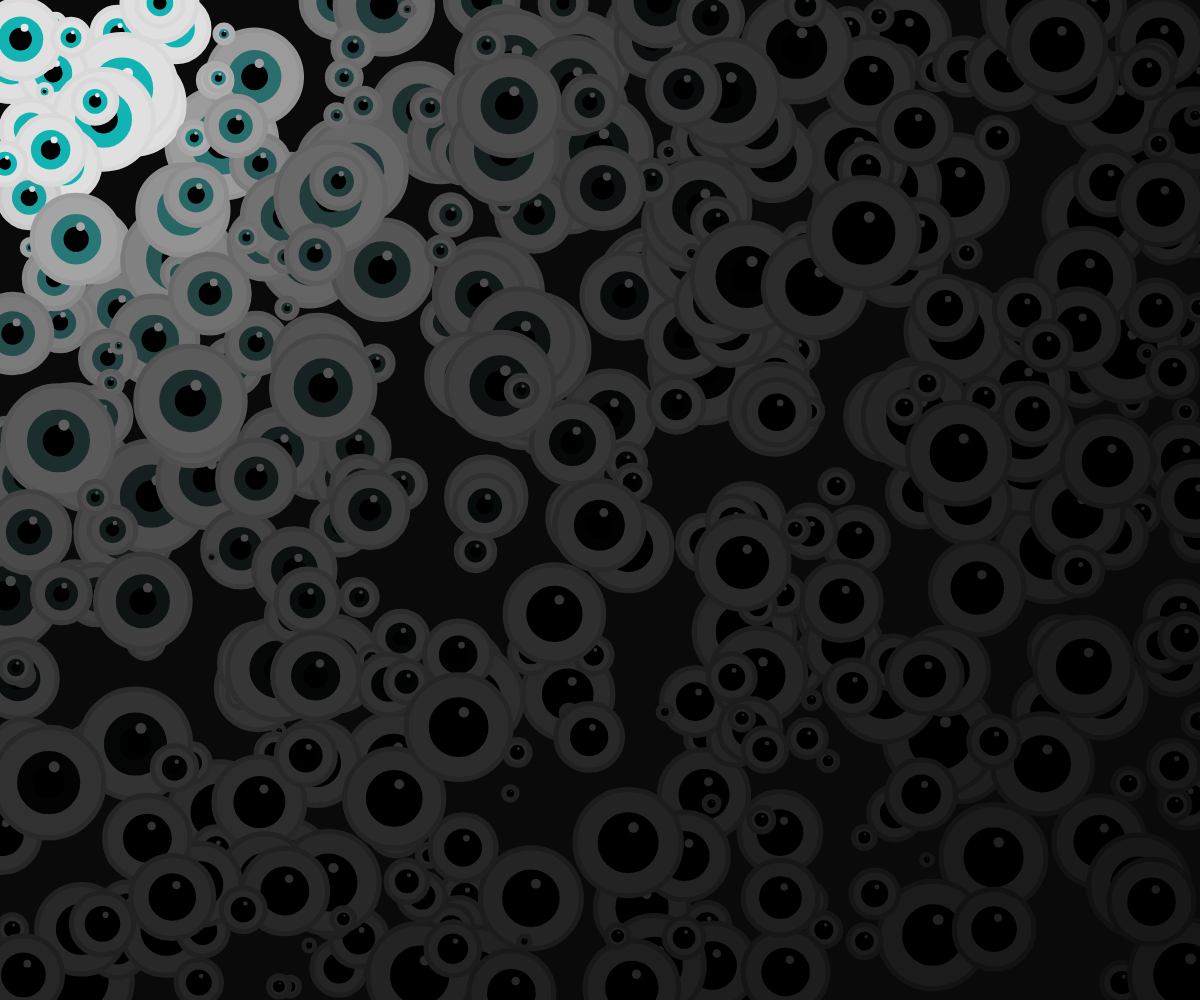
Frame 1 (no input)
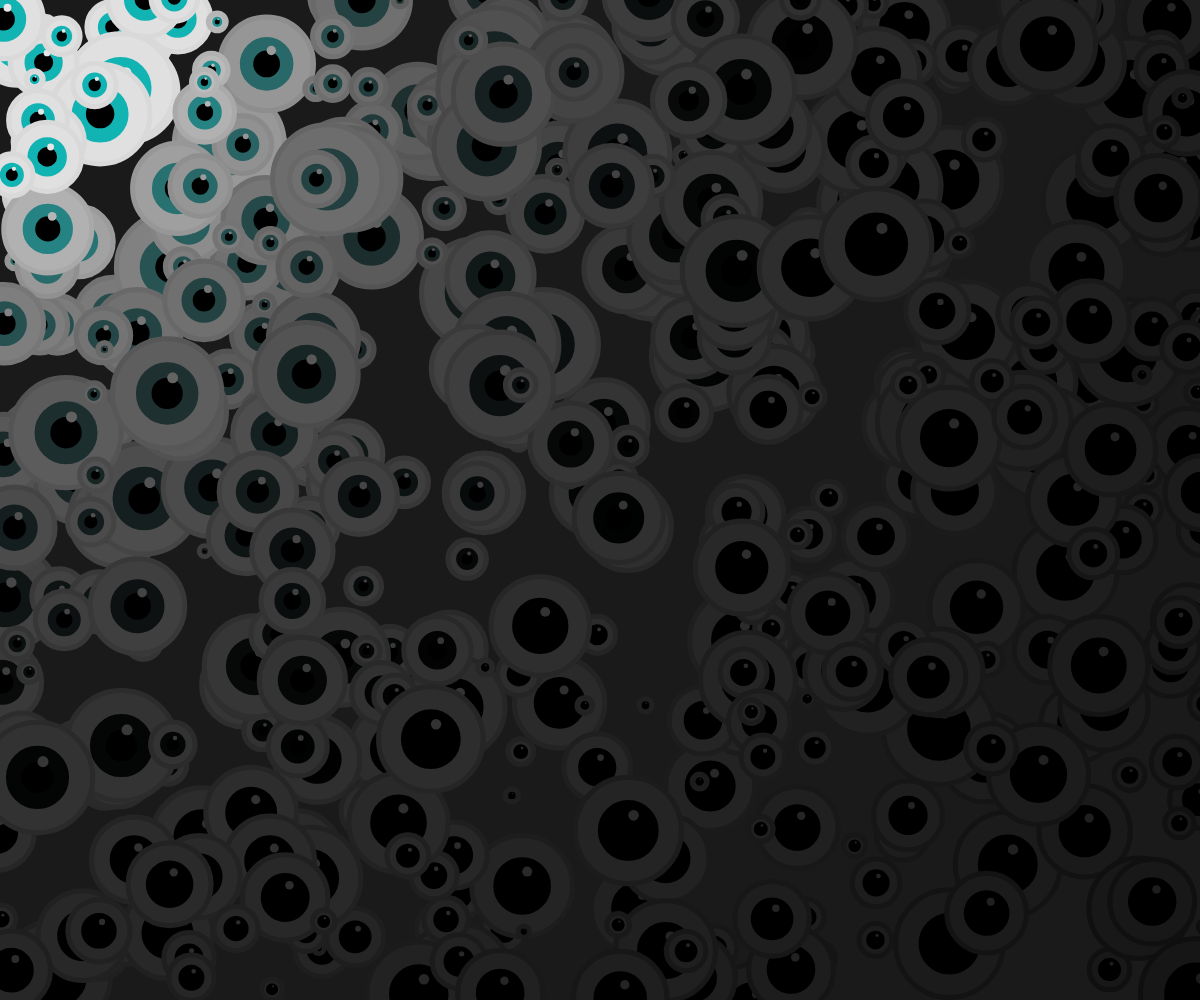
Frame 60 (no input)
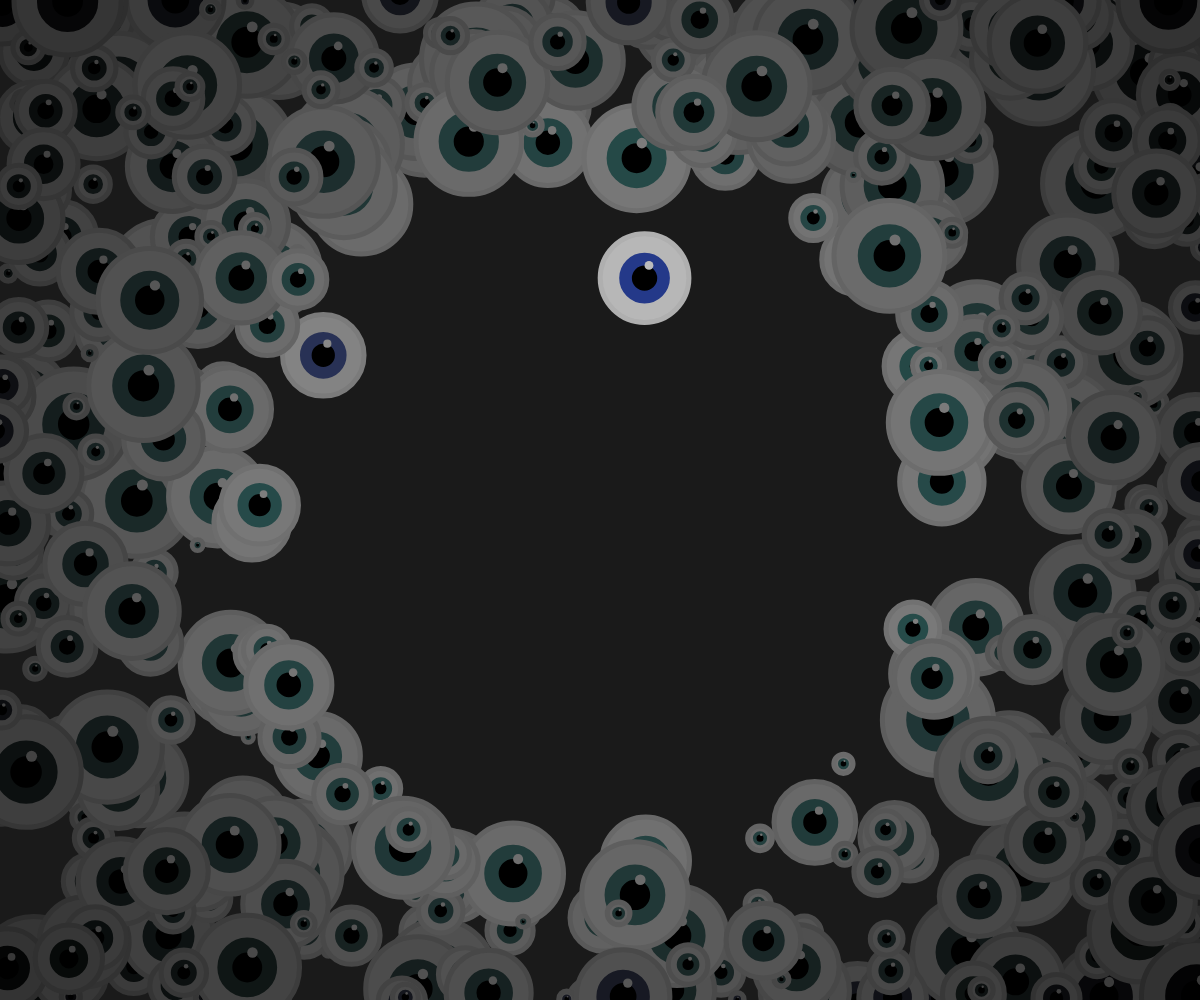
Frame 120 (the mouse pressed at the canvas centre since frame 60)

The p5.js sketch that drew these frames (run headless with seeded random() and noise() and a simulated clock; from frame 60 on, the mouse is pressed at the canvas centre):

// p5.js sketch
// ── sketch.js
let balls = [];
let xoff = 0
let yoff = 10000
let zoff = 2000
let c,d;


function setup() {
  createCanvas(windowWidth, windowHeight); 

noiseSeed(100);

  for(let i = 0; i<windowHeight/2; i++){
    let b = new Walker(c,d,zoff);   
    xoff = xoff + 1;
    yoff = yoff + 1;
    c = map(noise(xoff), 0, 1, -50, 50);
    d = map(noise(yoff), 0, 1, -50, 50);
    balls.push(b)
  }
}
  


function draw() {
   background(10);
for(let b of balls){
  // for (let i=0; i<5; i++){
  //   let b = balls[i]; // balls의 i를 하나씩 꺼내서 정의함
   if (mouseIsPressed === true){
  zoff +=0.0001;}
  b.update(zoff)
  b.display()
}
}
// ── walker.js
// new way to define Object
class Walker {
  //setup values
  constructor(c, d) {
    this.pos = createVector(random(0, windowWidth), random(0, windowHeight));

    this.w = random(windowHeight/100,windowHeight/9);
    this.c = c / 100;
    this.d = d / 80;
    this.va = createVector(this.c, this.d);
    this.co = 180;
    this.s = 0;
  }
  update(yep) {
    //update position
    this.pos = this.pos.add(this.va);

    let vmid = createVector(windowWidth / 2, windowHeight / 2);

    let v5 = p5.Vector.sub(this.pos, vmid); //눈에서 중간

    let vnor2 = p5.Vector.normalize(v5); //단위벡터로 변환
    let vM = createVector(mouseX, mouseY);
    let v3 = p5.Vector.sub(this.pos, vM); //마우스에서 눈알로의 백터
    let m = v3.mag(); //v3벡터의 거리 반환
    let m2 = windowHeight/9/ m; //v3의 거리에 역수를 취하고 상수를 곱해 적절한 가중치 계산
    let vnor = p5.Vector.normalize(v3); //단위벡터로 변환
    let vnormap = p5.Vector.mult(vnor, m2); //단위벡터에 가중치를 곱함
    let vnormap2 = p5.Vector.div(vnor2, 9);
    
      let m3= m2 * 150;
   this.s= constrain(m3,10,90);
    
    let end = windowHeight/3;
    
    if (this.pos.x >= windowWidth - 5 || this.pos.x <= 5) {
      vnormap.x = vnormap.x * -1;
      end = 1000;
      this.va.x = (this.va.x * -3) / 5;
    }
    if (this.pos.y >= windowHeight - 5 || this.pos.y <= 5) {
      vnormap.y = vnormap.y * -1;
      end = 1000;
      this.va.y = (this.va.y * -3) / 5;
    }
    if (mouseIsPressed === true ) {
 this.co = map(noise(yep), 0, 1, 0, 360);
    } //눈알 위치에 적용


    if (mouseIsPressed === true && m < end) {
      this.va = this.va.add(vnormap);
       this.co = map(noise(yep), 0, 1, 0, 360)+50;
    } //눈알 위치에 적용

    this.pos = this.pos.add(vnormap2);
  }

  display() {
    //display walker
    colorMode(HSB);
   
   stroke(this.s-5);
    strokeWeight(5)
    fill(this.s-2);
    ellipse(this.pos.x, this.pos.y, this.w);
    fill(0);
    strokeWeight(this.w / 7);
    stroke(this.co, this.s, this.s-20);
    ellipse(this.pos.x, this.pos.y, this.w *3/7);
    noStroke(
    )
    fill(this.s)
    ellipse(this.pos.x+ this.w/20,this.pos.y- this.w/7,this.w/10)
  }
}
